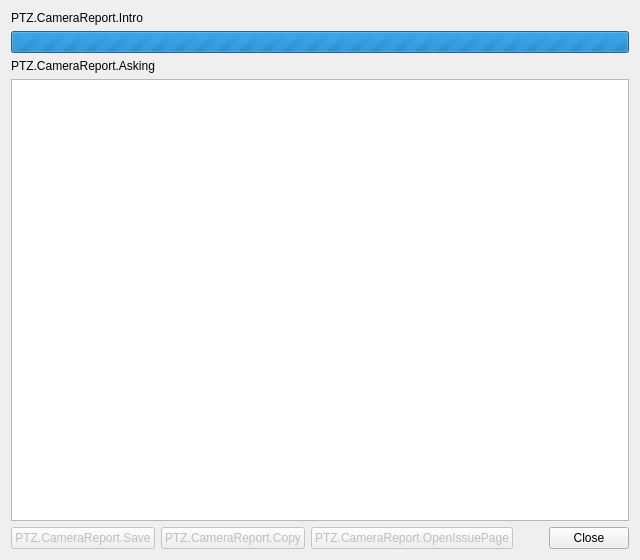
<?xml version="1.0" encoding="UTF-8"?>
<ui version="4.0">
 <class>PTZCameraReport</class>
 <widget class="QDialog" name="PTZCameraReport">
  <property name="geometry">
   <rect>
    <x>0</x>
    <y>0</y>
    <width>640</width>
    <height>560</height>
   </rect>
  </property>
  <property name="windowTitle">
   <string>PTZ.CameraReport.Title</string>
  </property>
  <layout class="QVBoxLayout" name="verticalLayout" stretch="0,0,0,1,0">
   <item>
    <widget class="QLabel" name="introLabel">
     <property name="text">
      <string>PTZ.CameraReport.Intro</string>
     </property>
     <property name="wordWrap">
      <bool>true</bool>
     </property>
    </widget>
   </item>
   <item>
    <widget class="QProgressBar" name="progress">
     <property name="minimum">
      <number>0</number>
     </property>
     <property name="maximum">
      <number>0</number>
     </property>
     <property name="value">
      <number>0</number>
     </property>
    </widget>
   </item>
   <item>
    <widget class="QLabel" name="status">
     <property name="text">
      <string>PTZ.CameraReport.Asking</string>
     </property>
     <property name="wordWrap">
      <bool>true</bool>
     </property>
    </widget>
   </item>
   <item>
    <widget class="QPlainTextEdit" name="report">
     <property name="readOnly">
      <bool>true</bool>
     </property>
    </widget>
   </item>
   <item>
    <layout class="QHBoxLayout" name="buttonLayout">
     <item>
      <widget class="QPushButton" name="save">
       <property name="enabled">
        <bool>false</bool>
       </property>
       <property name="text">
        <string>PTZ.CameraReport.Save</string>
       </property>
      </widget>
     </item>
     <item>
      <widget class="QPushButton" name="copy">
       <property name="enabled">
        <bool>false</bool>
       </property>
       <property name="text">
        <string>PTZ.CameraReport.Copy</string>
       </property>
      </widget>
     </item>
     <item>
      <widget class="QPushButton" name="openIssue">
       <property name="enabled">
        <bool>false</bool>
       </property>
       <property name="text">
        <string>PTZ.CameraReport.OpenIssuePage</string>
       </property>
      </widget>
     </item>
     <item>
      <spacer name="buttonSpacer">
       <property name="orientation">
        <enum>Qt::Horizontal</enum>
       </property>
       <property name="sizeHint" stdset="0">
        <size>
         <width>40</width>
         <height>20</height>
        </size>
       </property>
      </spacer>
     </item>
     <item>
      <widget class="QDialogButtonBox" name="buttonBox">
       <property name="standardButtons">
        <set>QDialogButtonBox::Close</set>
       </property>
      </widget>
     </item>
    </layout>
   </item>
  </layout>
 </widget>
 <resources/>
 <connections>
  <connection>
   <sender>buttonBox</sender>
   <signal>rejected()</signal>
   <receiver>PTZCameraReport</receiver>
   <slot>reject()</slot>
  </connection>
 </connections>
</ui>
